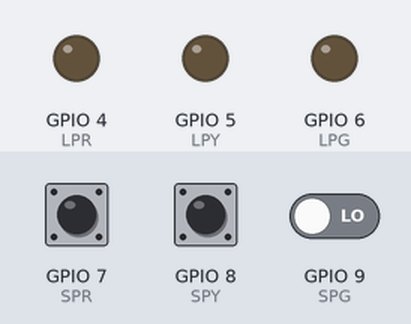
This program was run on a simulated Raspberry Pi (BCM pin numbers). Parts: output pins drawn as LEDs (lit = HIGH). Inputs (shaded band) come from the test bench; at power-on: GPIO 7 (SPR) LOW, GPIO 8 (SPY) LOW, GPIO 9 (SPG) LOW.

Above: at 1.2 s.
1.3 s: GPIO 7 (SPR) pulled HIGH for 0.15 s
At 1.37 s:
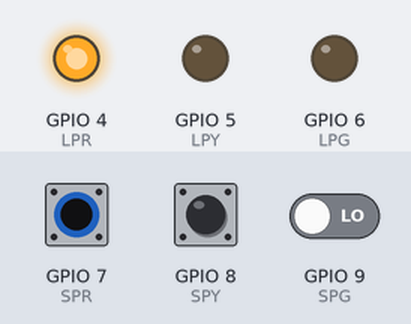
2.9 s: GPIO 8 (SPY) pulled HIGH for 0.15 s
At 2.97 s:
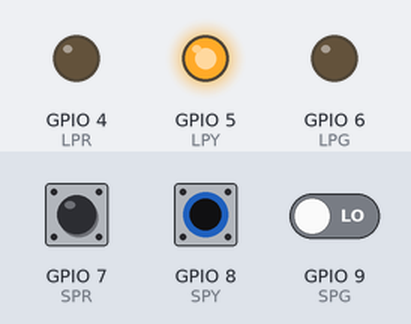
4.5 s: GPIO 8 (SPY) pulled HIGH for 3.2 s
At 8.6 s:
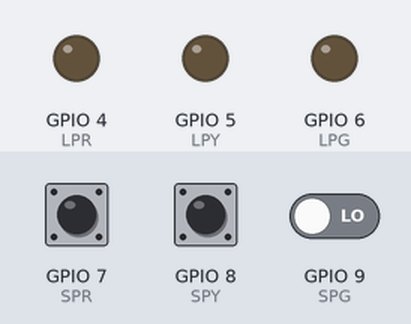
9.2 s: GPIO 7 (SPR) pulled HIGH for 3.2 s
At 9.7 s:
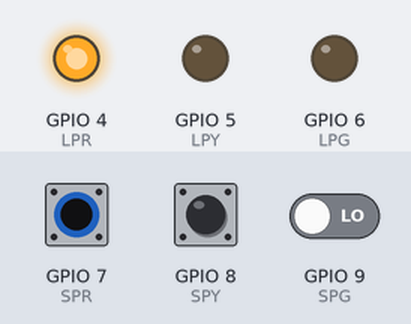
Timing chart, 0 to 13.9 s (numbered marks = the images above; inputs shaded):
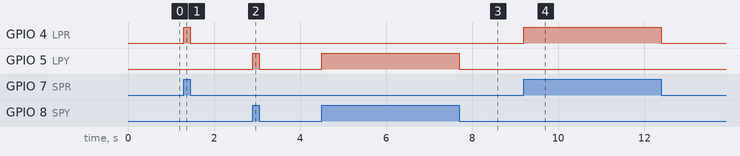

Measured:
- after the input at 1.3 s, GPIO 4 (LPR): LOW → HIGH at once, → LOW 0.15 s later
- after the input at 2.9 s, GPIO 5 (LPY): LOW → HIGH at once, → LOW 0.15 s later
- after the input at 4.5 s, GPIO 5 (LPY): LOW → HIGH at once, → LOW 3.2 s later
- after the input at 9.2 s, GPIO 4 (LPR): LOW → HIGH at once, → LOW 3.2 s later

The program:

switch_test.py
```python
import RPi.GPIO as GPIO
import time

LPR = 4
LPY = 5
LPG = 6
SPR = 7
SPY = 8
SPG = 9

GPIO.setmode(GPIO.BCM)
GPIO.setup(SPR, GPIO.IN, pull_up_down = GPIO.PUD_DOWN)
GPIO.setup(SPY, GPIO.IN, pull_up_down = GPIO.PUD_DOWN)
GPIO.setup(SPG, GPIO.IN, pull_up_down = GPIO.PUD_DOWN)
GPIO.setup(LPR, GPIO.OUT)
GPIO.setup(LPY, GPIO.OUT)
GPIO.setup(LPG, GPIO.OUT)

try:
  while(1):
    valR = GPIO.input(SPR)
    valY = GPIO.input(SPY)
    valG = GPIO.input(SPG)
    GPIO.output(LPR,valR)
    GPIO.output(LPY,valY)
    GPIO.output(LPG,valG)

finally:
  GPIO.cleanup()
```
